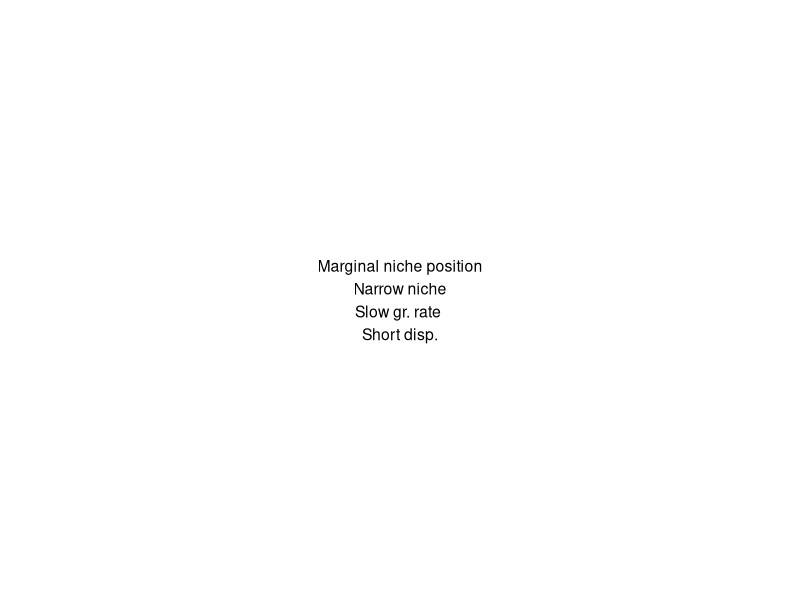
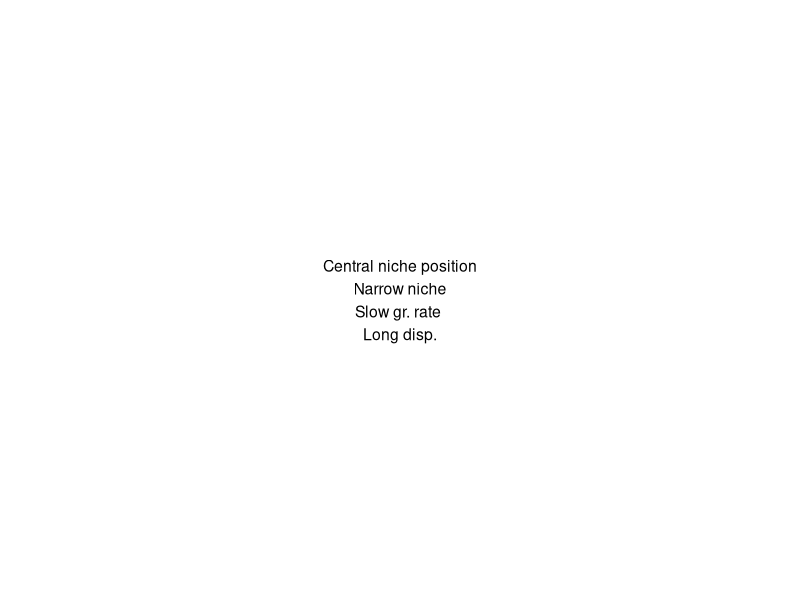
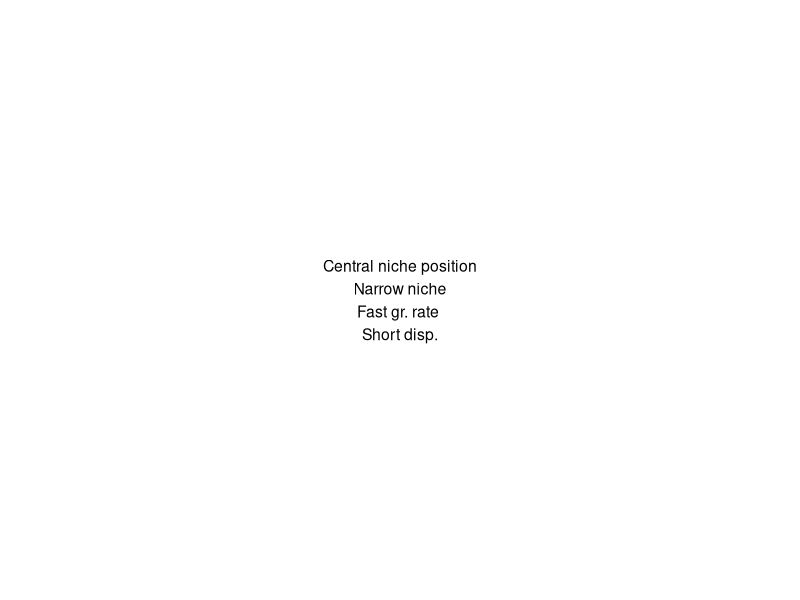
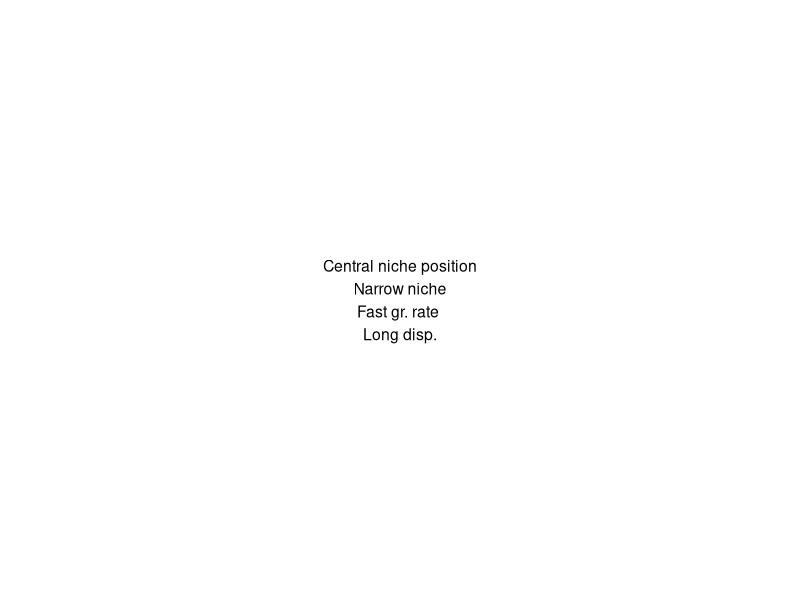
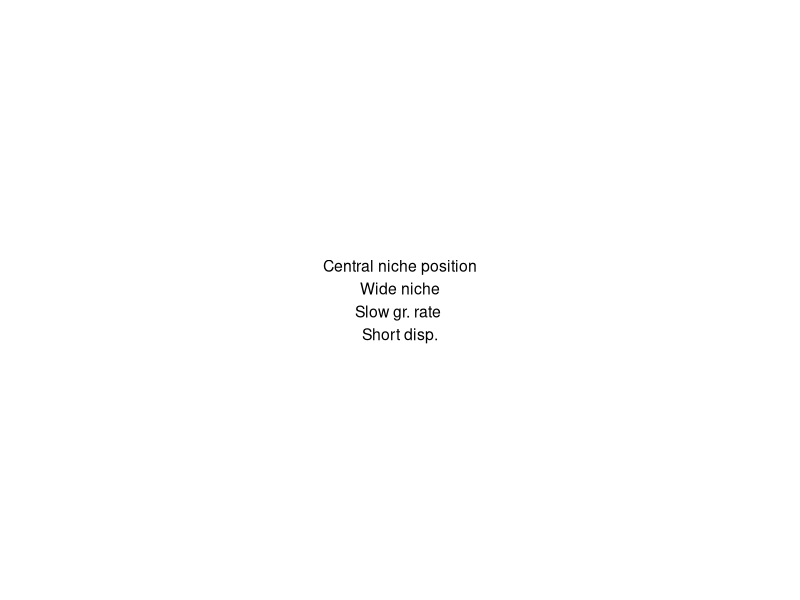
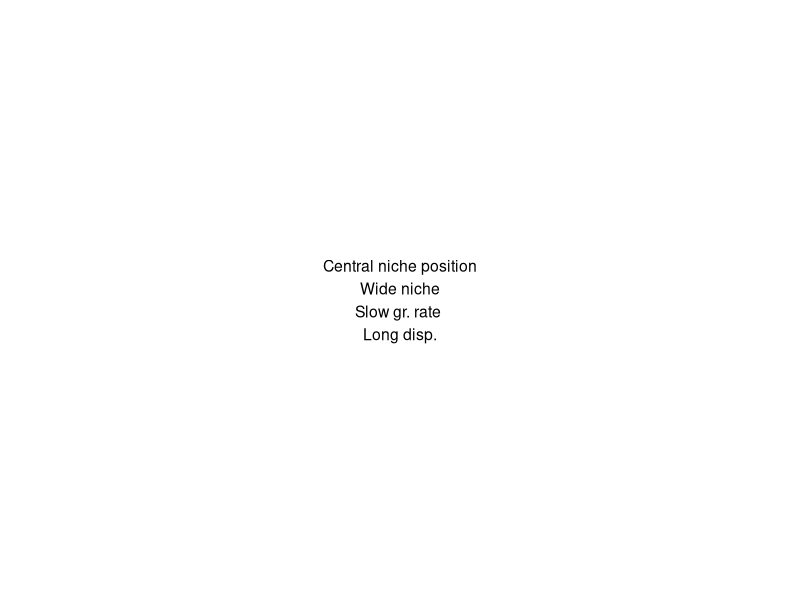
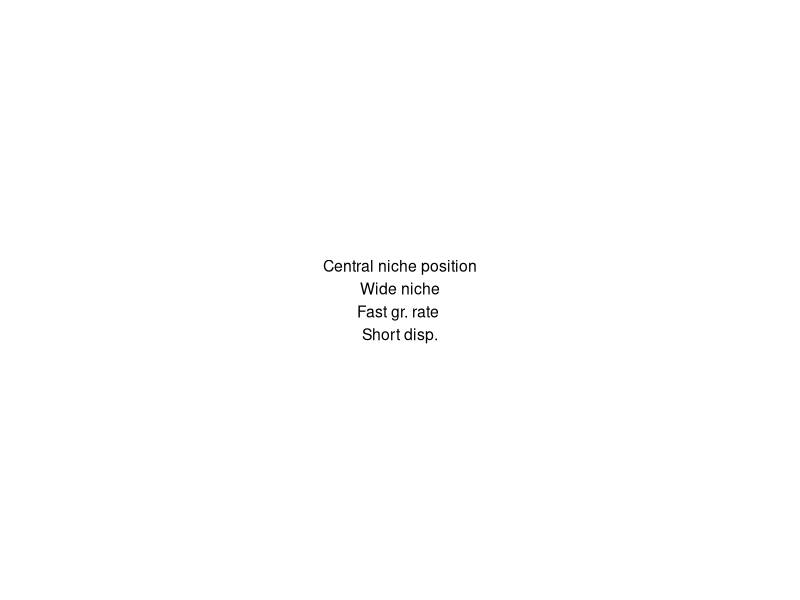
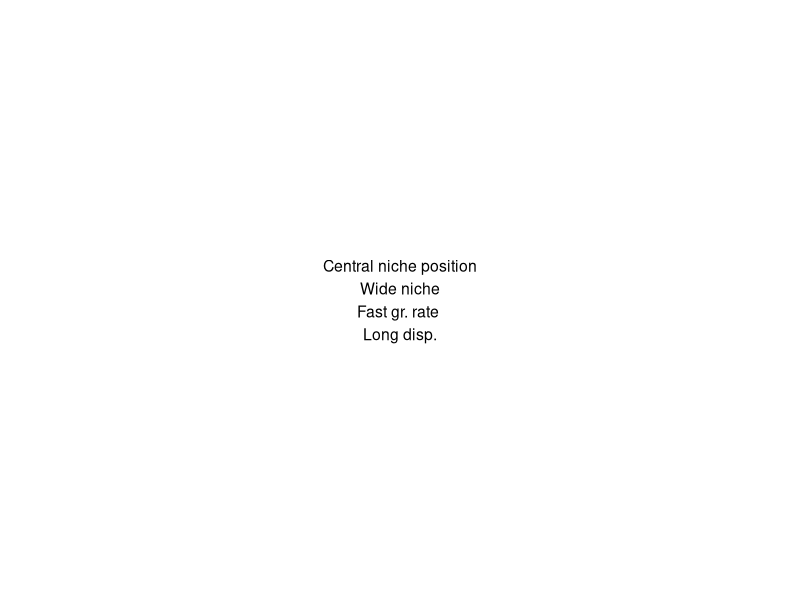

These figures' R source, in order:
# Models used for Red List assessments underestimate climate-related extinction risk of range-shifting species


#-------------------------------------------------------------------------------

# -------------------------------------------------------------------- #
#                         00. Text labels for plots                    #
# -------------------------------------------------------------------- #


#-------------------------------------------------------------------------------
# all text labels required for the figures in the main text and appendix

# Load packages
library(ggplot2)

# empty plot for the upper left corner of the plots
t0 <- ggplot() +
  annotate("text",
           x = 1,
           y = 1,
           size = 4,
           label = "") +
  theme_void()

# text plots for niche widths
t_nn <- ggplot() +
  annotate("text",
           x = 1,
           y = 1,
           size = 8,
           label = "Narrow niche") +
  theme_void()

t_wn <- ggplot() +
  annotate("text",
           x = 1,
           y = 1,
           size = 8,
           label = "Wide niche") +
  theme_void()

#text plots for niche optima
t_c_small <- ggplot() +
  annotate("text",
           x = 1,
           y = 1,
           size = 6.5,
           label = "Marginal niche position") +
  theme_void()

t_w_small <- ggplot() +
  annotate("text",
           x = 1,
           y = 1,
           size = 6.5,
           label = "Central niche position") +
  theme_void()

t_c_medium <- ggplot() +
  annotate("text",
           x = 1,
           y = 1,
           size = 8,
           label = "Marginal niche position") +
  theme_void()

t_w_medium <- ggplot() +
  annotate("text",
           x = 1,
           y = 1,
           size = 8,
           label = "Central niche position") +
  theme_void()

t_c_large <- ggplot() +
  annotate("text",
           x = 1,
           y = 1,
           size = 10,
           label = "Marginal niche position") +
  theme_void()

t_w_large <- ggplot() +
  annotate("text",
           x = 1,
           y = 1,
           size = 10,
           label = "Central niche position") +
  theme_void()

# text plots for years
t_year0 <- ggplot() +
  annotate("text",
           x = 1,
           y = 1,
           size = 7,
           label = "Year 0") +
  theme_void()

t_year10 <- ggplot() +
  annotate("text",
           x = 1,
           y = 1,
           size = 7,
           label = "Year 10") +
  theme_void()

t_year20 <- ggplot() +
  annotate("text",
           x = 1,
           y = 1,
           size = 7,
           label = "Year 20") +
  theme_void()

t_year30 <- ggplot() +
  annotate("text",
           x = 1,
           y = 1,
           size = 7,
           label = "Year 30") +
  theme_void()

#label for scenarios
l1 <- ggplot() +
  annotate("text",
           x = 1,
           y = 1,
           size = 4,
           label = "Marginal niche position\nNarrow niche\nSlow gr. rate \nShort disp.") +
  theme_void()

l2 <- ggplot() +
  annotate("text",
           x = 1,
           y = 1,
           size = 4,
           label = "Marginal niche position\nNarrow niche\nSlow gr. rate \nLong disp.") +
  theme_void()

l3 <- ggplot() +
  annotate("text",
           x = 1,
           y = 1,
           size = 4,
           label = "Marginal niche position\nNarrow niche\nFast gr. rate \nShort disp.") +
  theme_void()

l4 <- ggplot() +
  annotate("text",
           x = 1,
           y = 1,
           size = 4,
           label = "Marginal niche position\nNarrow niche\nFast gr. rate \nLong disp.") +
  theme_void()

l5 <- ggplot() +
  annotate("text",
           x = 1,
           y = 1,
           size = 4,
           label = "Marginal niche position\nWide niche\nSlow gr. rate \nShort disp.") +
  theme_void()

l6 <- ggplot() +
  annotate("text",
           x = 1,
           y = 1,
           size = 4,
           label = "Marginal niche position\nWide niche\nSlow gr. rate \nLong disp.") +
  theme_void()

l7 <- ggplot() +
  annotate("text",
           x = 1,
           y = 1,
           size = 4,
           label = "Marginal niche position\nWide niche\nFast gr. rate \nShort disp.") +
  theme_void()

l8 <- ggplot() +
  annotate("text",
           x = 1,
           y = 1,
           size = 4,
           label = "Marginal niche position\nWide niche\nFast gr. rate \nLong disp.") +
  theme_void()

l9 <- ggplot() +
  annotate("text",
           x = 1,
           y = 1,
           size = 4,
           label = "Central niche position\nNarrow niche\nSlow gr. rate \nShort disp.") +
  theme_void()

l10 <- ggplot() +
  annotate("text",
           x = 1,
           y = 1,
           size = 4,
           label = "Central niche position\nNarrow niche\nSlow gr. rate \nLong disp.") +
  theme_void()

l11 <- ggplot() +
  annotate("text",
           x = 1,
           y = 1,
           size = 4,
           label = "Central niche position\nNarrow niche\nFast gr. rate \nShort disp.") +
  theme_void()

l12 <- ggplot() +
  annotate("text",
           x = 1,
           y = 1,
           size = 4,
           label = "Central niche position\nNarrow niche\nFast gr. rate \nLong disp.") +
  theme_void()

l13 <- ggplot() +
  annotate("text",
           x = 1,
           y = 1,
           size = 4,
           label = "Central niche position\nWide niche\nSlow gr. rate \nShort disp.") +
  theme_void()

l14 <- ggplot() +
  annotate("text",
           x = 1,
           y = 1,
           size = 4,
           label = "Central niche position\nWide niche\nSlow gr. rate \nLong disp.") +
  theme_void()

l15 <- ggplot() +
  annotate("text",
           x = 1,
           y = 1,
           size = 4,
           label = "Central niche position\nWide niche\nFast gr. rate \nShort disp.") +
  theme_void()

l16 <- ggplot() +
  annotate("text",
           x = 1,
           y = 1,
           size = 4,
           label = "Central niche position\nWide niche\nFast gr. rate \nLong disp.") +
  theme_void()

# dispersal growth rate combinations

t_ss <- ggplot() +
  annotate("text",
           x = 1,
           y = 1,
           size = 6,
           label = "Slow growth \n rate \n Short dispersal") +
  theme_void()

t_sl <- ggplot() +
  annotate("text",
           x = 1,
           y = 1,
           size = 6,
           label = "Slow growth \n rate \n Long dispersal") +
  theme_void()

t_fs <- ggplot() +
  annotate("text",
           x = 1,
           y = 1,
           size = 6,
           label = "Fast growth \n rate \n Short dispersal") +
  theme_void()

t_fl <- ggplot() +
  annotate("text",
           x = 1,
           y = 1,
           size = 6,
           label = "Fast growth \n rate \n Long dispersal") +
  theme_void()

# niche combinations

t_cn <- ggplot() +
  annotate("text",
           x = 1,
           y = 1,
           size = 6,
           label = "Marginal niche position & Narrow niche") +
  theme_void()

t_cw <- ggplot() +
  annotate("text",
           x = 1,
           y = 1,
           size = 6,
           label = "Marginal niche position & Wide niche") +
  theme_void()

t_wna <- ggplot() +
  annotate("text",
           x = 1,
           y = 1,
           size = 6,
           label = "Central niche position & Narrow niche") +
  theme_void()

t_ww <- ggplot() +
  annotate("text",
           x = 1,
           y = 1,
           size = 6,
           label = "Central niche position & Wide niche") +
  theme_void()

# threatened values
t_VU <- ggplot() +
  annotate("text",
           x = 1,
           y = 1,
           size = 8,
           label = "Vulnerable") +
  theme_void()

t_EN <- ggplot() +
  annotate("text",
           x = 1,
           y = 1,
           size = 8,
           label = "Endangered") +
  theme_void()

t_CR <- ggplot() +
  annotate("text",
           x = 1,
           y = 1,
           size = 8,
           label = "Critically endangered") +
  theme_void()

# text plots for landscapes
t_l1 <- ggplot() +
  annotate("text",
           x = 1,
           y = 1,
           size = 7,
           label = "Landscape 1") +
  theme_void()

t_l2 <- ggplot() +
  annotate("text",
           x = 1,
           y = 1,
           size = 7,
           label = "Landscape 2") +
  theme_void()

t_l3 <- ggplot() +
  annotate("text",
           x = 1,
           y = 1,
           size = 7,
           label = "Landscape 3") +
  theme_void()
